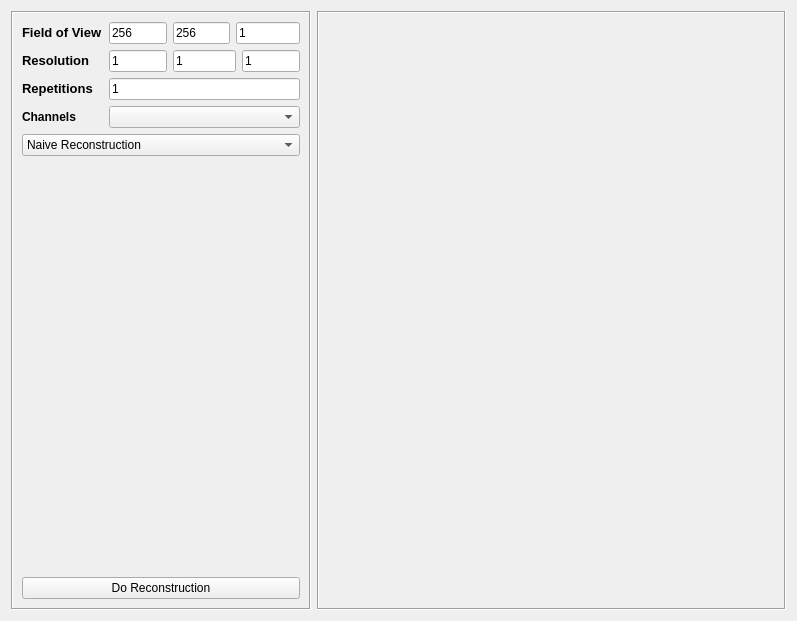
<?xml version="1.0" encoding="UTF-8"?>
<ui version="4.0">
 <class>Form</class>
 <widget class="QWidget" name="Form">
  <property name="geometry">
   <rect>
    <x>0</x>
    <y>0</y>
    <width>797</width>
    <height>621</height>
   </rect>
  </property>
  <property name="windowTitle">
   <string>Form</string>
  </property>
  <layout class="QGridLayout" name="gridLayout_2">
   <item row="0" column="0">
    <widget class="QFrame" name="frame_4">
     <property name="maximumSize">
      <size>
       <width>300</width>
       <height>16777215</height>
      </size>
     </property>
     <property name="frameShape">
      <enum>QFrame::Box</enum>
     </property>
     <property name="frameShadow">
      <enum>QFrame::Sunken</enum>
     </property>
     <layout class="QGridLayout" name="gridLayout">
      <item row="6" column="0" colspan="5">
       <widget class="QStackedWidget" name="stackedWidget">
        <property name="currentIndex">
         <number>0</number>
        </property>
        <widget class="QWidget" name="page_1"/>
        <widget class="QWidget" name="page_2"/>
        <widget class="QWidget" name="page_3">
         <layout class="QFormLayout" name="formLayout_2">
          <item row="0" column="0">
           <widget class="QLabel" name="phaseEncodeLabel">
            <property name="text">
             <string>&lt;html&gt;&lt;head/&gt;&lt;body&gt;&lt;p&gt;&lt;span style=&quot; font-size:10pt; font-weight:600;&quot;&gt;Phase Encoding Steps&lt;/span&gt;&lt;/p&gt;&lt;/body&gt;&lt;/html&gt;</string>
            </property>
           </widget>
          </item>
          <item row="0" column="1">
           <widget class="QLineEdit" name="phaseEncodeEdit">
            <property name="text">
             <string>32</string>
            </property>
           </widget>
          </item>
          <item row="1" column="0">
           <widget class="QLabel" name="echoLabel">
            <property name="text">
             <string>&lt;html&gt;&lt;head/&gt;&lt;body&gt;&lt;p&gt;&lt;span style=&quot; font-size:10pt; font-weight:600;&quot;&gt;Number of Echoes&lt;/span&gt;&lt;/p&gt;&lt;/body&gt;&lt;/html&gt;</string>
            </property>
           </widget>
          </item>
          <item row="1" column="1">
           <widget class="QLineEdit" name="echoEdit">
            <property name="text">
             <string>10</string>
            </property>
           </widget>
          </item>
         </layout>
        </widget>
        <widget class="QWidget" name="page_4">
         <layout class="QFormLayout" name="formLayout">
          <item row="0" column="0">
           <widget class="QLabel" name="shotsLabel">
            <property name="text">
             <string>&lt;html&gt;&lt;head/&gt;&lt;body&gt;&lt;p&gt;&lt;span style=&quot; font-size:10pt; font-weight:600;&quot;&gt;Shots&lt;/span&gt;&lt;/p&gt;&lt;/body&gt;&lt;/html&gt;</string>
            </property>
           </widget>
          </item>
          <item row="0" column="1">
           <widget class="QLineEdit" name="shotsEdit">
            <property name="text">
             <string>3</string>
            </property>
           </widget>
          </item>
          <item row="1" column="0">
           <widget class="QLabel" name="keyholeLabel">
            <property name="text">
             <string>&lt;html&gt;&lt;head/&gt;&lt;body&gt;&lt;p&gt;&lt;span style=&quot; font-size:10pt; font-weight:600;&quot;&gt;Keyhole&lt;/span&gt;&lt;/p&gt;&lt;/body&gt;&lt;/html&gt;</string>
            </property>
           </widget>
          </item>
          <item row="1" column="1">
           <widget class="QLineEdit" name="keyholeEdit">
            <property name="text">
             <string>10</string>
            </property>
           </widget>
          </item>
         </layout>
        </widget>
       </widget>
      </item>
      <item row="7" column="0" colspan="5">
       <widget class="QPushButton" name="reconstructionButton">
        <property name="text">
         <string>Do Reconstruction</string>
        </property>
       </widget>
      </item>
      <item row="0" column="2">
       <widget class="QLineEdit" name="fovYEdit">
        <property name="text">
         <string>256</string>
        </property>
       </widget>
      </item>
      <item row="0" column="3" colspan="2">
       <widget class="QLineEdit" name="fovZEdit">
        <property name="text">
         <string>1</string>
        </property>
       </widget>
      </item>
      <item row="0" column="1">
       <widget class="QLineEdit" name="fovXEdit">
        <property name="text">
         <string>256</string>
        </property>
       </widget>
      </item>
      <item row="1" column="4">
       <widget class="QLineEdit" name="resZEdit">
        <property name="text">
         <string>1</string>
        </property>
       </widget>
      </item>
      <item row="1" column="0">
       <widget class="QLabel" name="resLabel">
        <property name="text">
         <string>&lt;html&gt;&lt;head/&gt;&lt;body&gt;&lt;p&gt;&lt;span style=&quot; font-size:10pt; font-weight:600;&quot;&gt;Resolution&lt;/span&gt;&lt;/p&gt;&lt;/body&gt;&lt;/html&gt;</string>
        </property>
       </widget>
      </item>
      <item row="1" column="1">
       <widget class="QLineEdit" name="resXEdit">
        <property name="text">
         <string>1</string>
        </property>
       </widget>
      </item>
      <item row="2" column="0">
       <widget class="QLabel" name="repetitionLabel">
        <property name="text">
         <string>&lt;html&gt;&lt;head/&gt;&lt;body&gt;&lt;p&gt;&lt;span style=&quot; font-size:10pt; font-weight:600;&quot;&gt;Repetitions&lt;/span&gt;&lt;/p&gt;&lt;/body&gt;&lt;/html&gt;</string>
        </property>
       </widget>
      </item>
      <item row="2" column="1" colspan="4">
       <widget class="QLineEdit" name="repetitionEdit">
        <property name="text">
         <string>1</string>
        </property>
       </widget>
      </item>
      <item row="1" column="2" colspan="2">
       <widget class="QLineEdit" name="resYEdit">
        <property name="text">
         <string>1</string>
        </property>
       </widget>
      </item>
      <item row="4" column="0" colspan="5">
       <widget class="QComboBox" name="reconstructionBox">
        <property name="styleSheet">
         <string notr="true"/>
        </property>
        <item>
         <property name="text">
          <string>Naive Reconstruction</string>
         </property>
        </item>
        <item>
         <property name="text">
          <string>Cartesian Reconstruction</string>
         </property>
        </item>
        <item>
         <property name="text">
          <string>Cartesian Single Slice Multiple Echo</string>
         </property>
        </item>
        <item>
         <property name="text">
          <string>Echo Planar Imaging with Keyhole</string>
         </property>
        </item>
       </widget>
      </item>
      <item row="0" column="0">
       <widget class="QLabel" name="fovLabel">
        <property name="text">
         <string>&lt;html&gt;&lt;head/&gt;&lt;body&gt;&lt;p&gt;&lt;span style=&quot; font-size:10pt; font-weight:600;&quot;&gt;Field of View&lt;/span&gt;&lt;/p&gt;&lt;/body&gt;&lt;/html&gt;</string>
        </property>
       </widget>
      </item>
      <item row="3" column="1" colspan="4">
       <widget class="QComboBox" name="channelBox"/>
      </item>
      <item row="3" column="0">
       <widget class="QLabel" name="channelLabel">
        <property name="text">
         <string>&lt;html&gt;&lt;head/&gt;&lt;body&gt;&lt;p&gt;&lt;span style=&quot; font-weight:600;&quot;&gt;Channels&lt;/span&gt;&lt;/p&gt;&lt;/body&gt;&lt;/html&gt;</string>
        </property>
       </widget>
      </item>
     </layout>
    </widget>
   </item>
   <item row="0" column="1">
    <widget class="QFrame" name="frame">
     <property name="frameShape">
      <enum>QFrame::Box</enum>
     </property>
     <property name="frameShadow">
      <enum>QFrame::Sunken</enum>
     </property>
    </widget>
   </item>
  </layout>
 </widget>
 <resources/>
 <connections/>
</ui>
